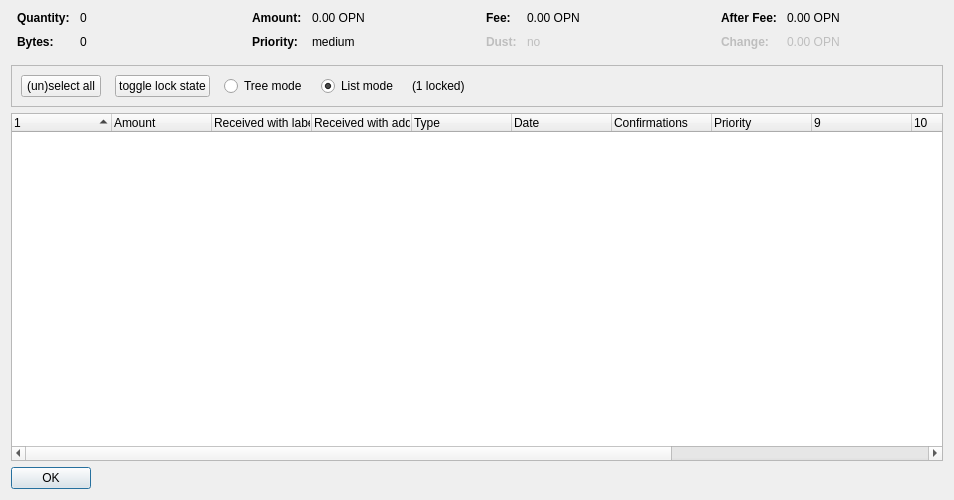
<?xml version="1.0" encoding="UTF-8"?>
<ui version="4.0">
 <class>CoinControlDialog</class>
 <widget class="QDialog" name="CoinControlDialog">
  <property name="geometry">
   <rect>
    <x>0</x>
    <y>0</y>
    <width>954</width>
    <height>500</height>
   </rect>
  </property>
  <property name="windowTitle">
   <string>Coin Selection</string>
  </property>
  <layout class="QVBoxLayout" name="verticalLayout">
   <item>
    <layout class="QHBoxLayout" name="horizontalLayoutTop" stretch="0,0,0,0">
     <property name="topMargin">
      <number>0</number>
     </property>
     <property name="bottomMargin">
      <number>10</number>
     </property>
     <item>
      <layout class="QFormLayout" name="formLayoutCoinControl1">
       <property name="horizontalSpacing">
        <number>10</number>
       </property>
       <property name="verticalSpacing">
        <number>10</number>
       </property>
       <property name="leftMargin">
        <number>6</number>
       </property>
       <property name="rightMargin">
        <number>6</number>
       </property>
       <item row="0" column="0">
        <widget class="QLabel" name="labelCoinControlQuantityText">
         <property name="font">
          <font>
           <weight>75</weight>
           <bold>true</bold>
          </font>
         </property>
         <property name="text">
          <string>Quantity:</string>
         </property>
        </widget>
       </item>
       <item row="0" column="1">
        <widget class="QLabel" name="labelCoinControlQuantity">
         <property name="cursor">
          <cursorShape>IBeamCursor</cursorShape>
         </property>
         <property name="contextMenuPolicy">
          <enum>Qt::ActionsContextMenu</enum>
         </property>
         <property name="text">
          <string notr="true">0</string>
         </property>
         <property name="textInteractionFlags">
          <set>Qt::LinksAccessibleByMouse|Qt::TextSelectableByKeyboard|Qt::TextSelectableByMouse</set>
         </property>
        </widget>
       </item>
       <item row="1" column="0">
        <widget class="QLabel" name="labelCoinControlBytesText">
         <property name="font">
          <font>
           <weight>75</weight>
           <bold>true</bold>
          </font>
         </property>
         <property name="text">
          <string>Bytes:</string>
         </property>
        </widget>
       </item>
       <item row="1" column="1">
        <widget class="QLabel" name="labelCoinControlBytes">
         <property name="cursor">
          <cursorShape>IBeamCursor</cursorShape>
         </property>
         <property name="contextMenuPolicy">
          <enum>Qt::ActionsContextMenu</enum>
         </property>
         <property name="text">
          <string notr="true">0</string>
         </property>
         <property name="textInteractionFlags">
          <set>Qt::LinksAccessibleByMouse|Qt::TextSelectableByKeyboard|Qt::TextSelectableByMouse</set>
         </property>
        </widget>
       </item>
      </layout>
     </item>
     <item>
      <layout class="QFormLayout" name="formLayoutCoinControl2">
       <property name="horizontalSpacing">
        <number>10</number>
       </property>
       <property name="verticalSpacing">
        <number>10</number>
       </property>
       <property name="leftMargin">
        <number>6</number>
       </property>
       <property name="rightMargin">
        <number>6</number>
       </property>
       <item row="0" column="0">
        <widget class="QLabel" name="labelCoinControlAmountText">
         <property name="font">
          <font>
           <weight>75</weight>
           <bold>true</bold>
          </font>
         </property>
         <property name="text">
          <string>Amount:</string>
         </property>
        </widget>
       </item>
       <item row="0" column="1">
        <widget class="QLabel" name="labelCoinControlAmount">
         <property name="cursor">
          <cursorShape>IBeamCursor</cursorShape>
         </property>
         <property name="contextMenuPolicy">
          <enum>Qt::ActionsContextMenu</enum>
         </property>
         <property name="text">
          <string notr="true">0.00 OPN</string>
         </property>
         <property name="textInteractionFlags">
          <set>Qt::LinksAccessibleByMouse|Qt::TextSelectableByKeyboard|Qt::TextSelectableByMouse</set>
         </property>
        </widget>
       </item>
       <item row="1" column="0">
        <widget class="QLabel" name="labelCoinControlPriorityText">
         <property name="font">
          <font>
           <weight>75</weight>
           <bold>true</bold>
          </font>
         </property>
         <property name="text">
          <string>Priority:</string>
         </property>
        </widget>
       </item>
       <item row="1" column="1">
        <widget class="QLabel" name="labelCoinControlPriority">
         <property name="cursor">
          <cursorShape>IBeamCursor</cursorShape>
         </property>
         <property name="contextMenuPolicy">
          <enum>Qt::ActionsContextMenu</enum>
         </property>
         <property name="text">
          <string>medium</string>
         </property>
         <property name="textInteractionFlags">
          <set>Qt::LinksAccessibleByMouse|Qt::TextSelectableByKeyboard|Qt::TextSelectableByMouse</set>
         </property>
        </widget>
       </item>
      </layout>
     </item>
     <item>
      <layout class="QFormLayout" name="formLayoutCoinControl3">
       <property name="horizontalSpacing">
        <number>10</number>
       </property>
       <property name="verticalSpacing">
        <number>10</number>
       </property>
       <property name="leftMargin">
        <number>6</number>
       </property>
       <property name="rightMargin">
        <number>6</number>
       </property>
       <item row="0" column="0">
        <widget class="QLabel" name="labelCoinControlFeeText">
         <property name="font">
          <font>
           <weight>75</weight>
           <bold>true</bold>
          </font>
         </property>
         <property name="text">
          <string>Fee:</string>
         </property>
        </widget>
       </item>
       <item row="0" column="1">
        <widget class="QLabel" name="labelCoinControlFee">
         <property name="cursor">
          <cursorShape>IBeamCursor</cursorShape>
         </property>
         <property name="contextMenuPolicy">
          <enum>Qt::ActionsContextMenu</enum>
         </property>
         <property name="text">
          <string notr="true">0.00 OPN</string>
         </property>
         <property name="textInteractionFlags">
          <set>Qt::LinksAccessibleByMouse|Qt::TextSelectableByKeyboard|Qt::TextSelectableByMouse</set>
         </property>
        </widget>
       </item>
       <item row="1" column="0">
        <widget class="QLabel" name="labelCoinControlLowOutputText">
         <property name="enabled">
          <bool>false</bool>
         </property>
         <property name="font">
          <font>
           <weight>75</weight>
           <bold>true</bold>
          </font>
         </property>
         <property name="text">
          <string>Dust:</string>
         </property>
        </widget>
       </item>
       <item row="1" column="1">
        <widget class="QLabel" name="labelCoinControlLowOutput">
         <property name="enabled">
          <bool>false</bool>
         </property>
         <property name="cursor">
          <cursorShape>IBeamCursor</cursorShape>
         </property>
         <property name="contextMenuPolicy">
          <enum>Qt::ActionsContextMenu</enum>
         </property>
         <property name="text">
          <string>no</string>
         </property>
         <property name="textInteractionFlags">
          <set>Qt::LinksAccessibleByMouse|Qt::TextSelectableByKeyboard|Qt::TextSelectableByMouse</set>
         </property>
        </widget>
       </item>
      </layout>
     </item>
     <item>
      <layout class="QFormLayout" name="formLayoutCoinControl4">
       <property name="horizontalSpacing">
        <number>10</number>
       </property>
       <property name="verticalSpacing">
        <number>10</number>
       </property>
       <property name="leftMargin">
        <number>6</number>
       </property>
       <property name="rightMargin">
        <number>6</number>
       </property>
       <item row="0" column="0">
        <widget class="QLabel" name="labelCoinControlAfterFeeText">
         <property name="font">
          <font>
           <weight>75</weight>
           <bold>true</bold>
          </font>
         </property>
         <property name="text">
          <string>After Fee:</string>
         </property>
        </widget>
       </item>
       <item row="0" column="1">
        <widget class="QLabel" name="labelCoinControlAfterFee">
         <property name="cursor">
          <cursorShape>IBeamCursor</cursorShape>
         </property>
         <property name="contextMenuPolicy">
          <enum>Qt::ActionsContextMenu</enum>
         </property>
         <property name="text">
          <string notr="true">0.00 OPN</string>
         </property>
         <property name="textInteractionFlags">
          <set>Qt::LinksAccessibleByMouse|Qt::TextSelectableByKeyboard|Qt::TextSelectableByMouse</set>
         </property>
        </widget>
       </item>
       <item row="1" column="0">
        <widget class="QLabel" name="labelCoinControlChangeText">
         <property name="enabled">
          <bool>false</bool>
         </property>
         <property name="font">
          <font>
           <weight>75</weight>
           <bold>true</bold>
          </font>
         </property>
         <property name="text">
          <string>Change:</string>
         </property>
        </widget>
       </item>
       <item row="1" column="1">
        <widget class="QLabel" name="labelCoinControlChange">
         <property name="enabled">
          <bool>false</bool>
         </property>
         <property name="cursor">
          <cursorShape>IBeamCursor</cursorShape>
         </property>
         <property name="contextMenuPolicy">
          <enum>Qt::ActionsContextMenu</enum>
         </property>
         <property name="text">
          <string notr="true">0.00 OPN</string>
         </property>
         <property name="textInteractionFlags">
          <set>Qt::LinksAccessibleByMouse|Qt::TextSelectableByKeyboard|Qt::TextSelectableByMouse</set>
         </property>
        </widget>
       </item>
      </layout>
     </item>
    </layout>
   </item>
   <item>
    <widget class="QFrame" name="frame">
     <property name="minimumSize">
      <size>
       <width>0</width>
       <height>40</height>
      </size>
     </property>
     <property name="frameShape">
      <enum>QFrame::StyledPanel</enum>
     </property>
     <property name="frameShadow">
      <enum>QFrame::Sunken</enum>
     </property>
     <layout class="QHBoxLayout" name="horizontalLayout">
      <item>
       <layout class="QHBoxLayout" name="horizontalLayoutPanel" stretch="0,0,0,0,0,0">
        <property name="spacing">
         <number>14</number>
        </property>
        <item>
         <widget class="QPushButton" name="pushButtonSelectAll">
          <property name="sizePolicy">
           <sizepolicy hsizetype="Maximum" vsizetype="Fixed">
            <horstretch>0</horstretch>
            <verstretch>0</verstretch>
           </sizepolicy>
          </property>
          <property name="text">
           <string>(un)select all</string>
          </property>
          <property name="autoDefault">
           <bool>false</bool>
          </property>
         </widget>
        </item>
        <item>
         <widget class="QPushButton" name="pushButtonToggleLock">
          <property name="sizePolicy">
           <sizepolicy hsizetype="Maximum" vsizetype="Fixed">
            <horstretch>0</horstretch>
            <verstretch>0</verstretch>
           </sizepolicy>
          </property>
          <property name="text">
           <string>toggle lock state</string>
          </property>
          <property name="autoDefault">
           <bool>false</bool>
          </property>
         </widget>
        </item>
        <item>
         <widget class="QRadioButton" name="radioTreeMode">
          <property name="sizePolicy">
           <sizepolicy hsizetype="Maximum" vsizetype="Fixed">
            <horstretch>0</horstretch>
            <verstretch>0</verstretch>
           </sizepolicy>
          </property>
          <property name="text">
           <string>Tree mode</string>
          </property>
         </widget>
        </item>
        <item>
         <widget class="QRadioButton" name="radioListMode">
          <property name="sizePolicy">
           <sizepolicy hsizetype="Maximum" vsizetype="Fixed">
            <horstretch>0</horstretch>
            <verstretch>0</verstretch>
           </sizepolicy>
          </property>
          <property name="text">
           <string>List mode</string>
          </property>
          <property name="checked">
           <bool>true</bool>
          </property>
         </widget>
        </item>
        <item>
         <widget class="QLabel" name="labelLocked">
          <property name="text">
           <string>(1 locked)</string>
          </property>
         </widget>
        </item>
        <item>
         <spacer name="horizontalSpacer">
          <property name="orientation">
           <enum>Qt::Horizontal</enum>
          </property>
          <property name="sizeHint" stdset="0">
           <size>
            <width>40</width>
            <height>20</height>
           </size>
          </property>
         </spacer>
        </item>
       </layout>
      </item>
     </layout>
    </widget>
   </item>
   <item>
    <widget class="CoinControlTreeWidget" name="treeWidget">
     <property name="contextMenuPolicy">
      <enum>Qt::CustomContextMenu</enum>
     </property>
     <property name="sortingEnabled">
      <bool>false</bool>
     </property>
     <property name="columnCount">
      <number>13</number>
     </property>
     <attribute name="headerShowSortIndicator" stdset="0">
      <bool>true</bool>
     </attribute>
     <attribute name="headerStretchLastSection">
      <bool>false</bool>
     </attribute>
     <column>
      <property name="text">
       <string/>
      </property>
     </column>
     <column>
      <property name="text">
       <string>Amount</string>
      </property>
     </column>
     <column>
      <property name="text">
       <string>Received with label</string>
      </property>
     </column>
     <column>
      <property name="text">
       <string>Received with address</string>
      </property>
     </column>
     <column>
      <property name="text">
	<string>Type</string>
      </property>
     </column>
     <column>
      <property name="text">	 
       <string>Date</string>
      </property>
     </column>
     <column>
      <property name="text">
       <string>Confirmations</string>
      </property>
      <property name="toolTip">
       <string>Confirmed</string>
      </property>
     </column>
     <column>
      <property name="text">
       <string>Priority</string>
      </property>
     </column>
     <column>
      <property name="text">
       <string/>
      </property>
     </column>
     <column>
      <property name="text">
       <string/>
      </property>
     </column>
     <column>
      <property name="text">
       <string/>
      </property>
     </column>
     <column>
      <property name="text">
       <string/>
      </property>
     </column>
     <column>
      <property name="text">
       <string/>
      </property>
     </column>
    </widget>
   </item>
   <item>
    <widget class="QDialogButtonBox" name="buttonBox">
     <property name="sizePolicy">
      <sizepolicy hsizetype="Maximum" vsizetype="Fixed">
       <horstretch>0</horstretch>
       <verstretch>0</verstretch>
      </sizepolicy>
     </property>
     <property name="orientation">
      <enum>Qt::Horizontal</enum>
     </property>
     <property name="standardButtons">
      <set>QDialogButtonBox::Ok</set>
     </property>
    </widget>
   </item>
  </layout>
 </widget>
 <customwidgets>
  <customwidget>
   <class>CoinControlTreeWidget</class>
   <extends>QTreeWidget</extends>
   <header>coincontroltreewidget.h</header>
  </customwidget>
 </customwidgets>
 <resources/>
 <connections/>
</ui>
